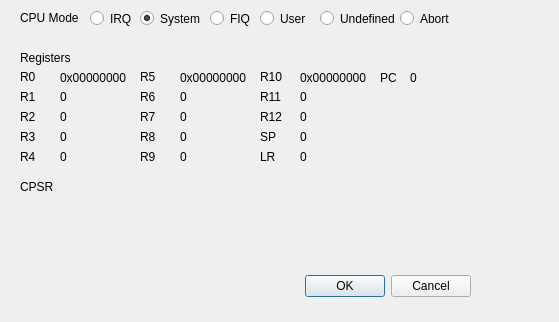
<?xml version="1.0" encoding="UTF-8"?>
<ui version="4.0">
 <class>DisassemblerWindow</class>
 <widget class="QDialog" name="DisassemblerWindow">
  <property name="geometry">
   <rect>
    <x>0</x>
    <y>0</y>
    <width>559</width>
    <height>322</height>
   </rect>
  </property>
  <property name="windowTitle">
   <string>Dialog</string>
  </property>
  <widget class="QDialogButtonBox" name="buttonBox">
   <property name="geometry">
    <rect>
     <x>130</x>
     <y>270</y>
     <width>341</width>
     <height>32</height>
    </rect>
   </property>
   <property name="orientation">
    <enum>Qt::Horizontal</enum>
   </property>
   <property name="standardButtons">
    <set>QDialogButtonBox::Cancel|QDialogButtonBox::Ok</set>
   </property>
  </widget>
  <widget class="QRadioButton" name="radioButton">
   <property name="geometry">
    <rect>
     <x>140</x>
     <y>10</y>
     <width>61</width>
     <height>17</height>
    </rect>
   </property>
   <property name="text">
    <string>System</string>
   </property>
   <property name="checked">
    <bool>true</bool>
   </property>
  </widget>
  <widget class="QRadioButton" name="radioButton_2">
   <property name="geometry">
    <rect>
     <x>90</x>
     <y>10</y>
     <width>41</width>
     <height>17</height>
    </rect>
   </property>
   <property name="text">
    <string>IRQ</string>
   </property>
  </widget>
  <widget class="QRadioButton" name="radioButton_3">
   <property name="geometry">
    <rect>
     <x>210</x>
     <y>10</y>
     <width>51</width>
     <height>17</height>
    </rect>
   </property>
   <property name="text">
    <string>FIQ</string>
   </property>
  </widget>
  <widget class="QRadioButton" name="radioButton_4">
   <property name="geometry">
    <rect>
     <x>320</x>
     <y>10</y>
     <width>82</width>
     <height>17</height>
    </rect>
   </property>
   <property name="text">
    <string>Undefined</string>
   </property>
  </widget>
  <widget class="QLabel" name="label">
   <property name="geometry">
    <rect>
     <x>20</x>
     <y>10</y>
     <width>61</width>
     <height>16</height>
    </rect>
   </property>
   <property name="text">
    <string>CPU Mode</string>
   </property>
  </widget>
  <widget class="QRadioButton" name="radioButton_5">
   <property name="geometry">
    <rect>
     <x>400</x>
     <y>10</y>
     <width>61</width>
     <height>17</height>
    </rect>
   </property>
   <property name="text">
    <string>Abort</string>
   </property>
  </widget>
  <widget class="QRadioButton" name="radioButton_6">
   <property name="geometry">
    <rect>
     <x>260</x>
     <y>10</y>
     <width>51</width>
     <height>17</height>
    </rect>
   </property>
   <property name="text">
    <string>User</string>
   </property>
  </widget>
  <widget class="QLabel" name="label_2">
   <property name="geometry">
    <rect>
     <x>20</x>
     <y>50</y>
     <width>51</width>
     <height>16</height>
    </rect>
   </property>
   <property name="text">
    <string>Registers</string>
   </property>
  </widget>
  <widget class="QLabel" name="label_3">
   <property name="geometry">
    <rect>
     <x>20</x>
     <y>70</y>
     <width>46</width>
     <height>13</height>
    </rect>
   </property>
   <property name="text">
    <string>R0</string>
   </property>
  </widget>
  <widget class="QLabel" name="label_4">
   <property name="geometry">
    <rect>
     <x>20</x>
     <y>90</y>
     <width>46</width>
     <height>13</height>
    </rect>
   </property>
   <property name="text">
    <string>R1</string>
   </property>
  </widget>
  <widget class="QLabel" name="label_5">
   <property name="geometry">
    <rect>
     <x>20</x>
     <y>110</y>
     <width>46</width>
     <height>13</height>
    </rect>
   </property>
   <property name="text">
    <string>R2</string>
   </property>
  </widget>
  <widget class="QLabel" name="label_6">
   <property name="geometry">
    <rect>
     <x>20</x>
     <y>130</y>
     <width>46</width>
     <height>13</height>
    </rect>
   </property>
   <property name="text">
    <string>R3</string>
   </property>
  </widget>
  <widget class="QLabel" name="label_7">
   <property name="geometry">
    <rect>
     <x>20</x>
     <y>150</y>
     <width>46</width>
     <height>13</height>
    </rect>
   </property>
   <property name="text">
    <string>R4</string>
   </property>
  </widget>
  <widget class="QLabel" name="label_8">
   <property name="geometry">
    <rect>
     <x>140</x>
     <y>70</y>
     <width>46</width>
     <height>13</height>
    </rect>
   </property>
   <property name="text">
    <string>R5</string>
   </property>
  </widget>
  <widget class="QLabel" name="label_9">
   <property name="geometry">
    <rect>
     <x>140</x>
     <y>90</y>
     <width>46</width>
     <height>13</height>
    </rect>
   </property>
   <property name="text">
    <string>R6</string>
   </property>
  </widget>
  <widget class="QLabel" name="label_10">
   <property name="geometry">
    <rect>
     <x>140</x>
     <y>110</y>
     <width>46</width>
     <height>13</height>
    </rect>
   </property>
   <property name="text">
    <string>R7</string>
   </property>
  </widget>
  <widget class="QLabel" name="label_11">
   <property name="geometry">
    <rect>
     <x>140</x>
     <y>130</y>
     <width>46</width>
     <height>13</height>
    </rect>
   </property>
   <property name="text">
    <string>R8</string>
   </property>
  </widget>
  <widget class="QLabel" name="label_12">
   <property name="geometry">
    <rect>
     <x>140</x>
     <y>150</y>
     <width>46</width>
     <height>13</height>
    </rect>
   </property>
   <property name="text">
    <string>R9</string>
   </property>
  </widget>
  <widget class="QLabel" name="label_13">
   <property name="geometry">
    <rect>
     <x>260</x>
     <y>70</y>
     <width>46</width>
     <height>13</height>
    </rect>
   </property>
   <property name="text">
    <string>R10</string>
   </property>
  </widget>
  <widget class="QLabel" name="label_14">
   <property name="geometry">
    <rect>
     <x>260</x>
     <y>90</y>
     <width>46</width>
     <height>13</height>
    </rect>
   </property>
   <property name="text">
    <string>R11</string>
   </property>
  </widget>
  <widget class="QLabel" name="label_15">
   <property name="geometry">
    <rect>
     <x>260</x>
     <y>110</y>
     <width>46</width>
     <height>13</height>
    </rect>
   </property>
   <property name="text">
    <string>R12</string>
   </property>
  </widget>
  <widget class="QLabel" name="label_16">
   <property name="geometry">
    <rect>
     <x>260</x>
     <y>130</y>
     <width>46</width>
     <height>13</height>
    </rect>
   </property>
   <property name="text">
    <string>SP</string>
   </property>
  </widget>
  <widget class="QLabel" name="label_17">
   <property name="geometry">
    <rect>
     <x>260</x>
     <y>150</y>
     <width>46</width>
     <height>13</height>
    </rect>
   </property>
   <property name="text">
    <string>LR</string>
   </property>
  </widget>
  <widget class="QLabel" name="label_18">
   <property name="geometry">
    <rect>
     <x>380</x>
     <y>70</y>
     <width>31</width>
     <height>16</height>
    </rect>
   </property>
   <property name="text">
    <string>PC</string>
   </property>
  </widget>
  <widget class="QLabel" name="label_r0">
   <property name="geometry">
    <rect>
     <x>60</x>
     <y>70</y>
     <width>71</width>
     <height>16</height>
    </rect>
   </property>
   <property name="text">
    <string>0x00000000</string>
   </property>
  </widget>
  <widget class="QLabel" name="label_r1">
   <property name="geometry">
    <rect>
     <x>60</x>
     <y>90</y>
     <width>46</width>
     <height>13</height>
    </rect>
   </property>
   <property name="text">
    <string>0</string>
   </property>
  </widget>
  <widget class="QLabel" name="label_r2">
   <property name="geometry">
    <rect>
     <x>60</x>
     <y>110</y>
     <width>46</width>
     <height>13</height>
    </rect>
   </property>
   <property name="text">
    <string>0</string>
   </property>
  </widget>
  <widget class="QLabel" name="label_r3">
   <property name="geometry">
    <rect>
     <x>60</x>
     <y>130</y>
     <width>46</width>
     <height>13</height>
    </rect>
   </property>
   <property name="text">
    <string>0</string>
   </property>
  </widget>
  <widget class="QLabel" name="label_r4">
   <property name="geometry">
    <rect>
     <x>60</x>
     <y>150</y>
     <width>46</width>
     <height>13</height>
    </rect>
   </property>
   <property name="text">
    <string>0</string>
   </property>
  </widget>
  <widget class="QLabel" name="label_r5">
   <property name="geometry">
    <rect>
     <x>180</x>
     <y>70</y>
     <width>71</width>
     <height>16</height>
    </rect>
   </property>
   <property name="text">
    <string>0x00000000</string>
   </property>
  </widget>
  <widget class="QLabel" name="label_r6">
   <property name="geometry">
    <rect>
     <x>180</x>
     <y>90</y>
     <width>46</width>
     <height>13</height>
    </rect>
   </property>
   <property name="text">
    <string>0</string>
   </property>
  </widget>
  <widget class="QLabel" name="label_r7">
   <property name="geometry">
    <rect>
     <x>180</x>
     <y>110</y>
     <width>46</width>
     <height>13</height>
    </rect>
   </property>
   <property name="text">
    <string>0</string>
   </property>
  </widget>
  <widget class="QLabel" name="label_r8">
   <property name="geometry">
    <rect>
     <x>180</x>
     <y>130</y>
     <width>46</width>
     <height>13</height>
    </rect>
   </property>
   <property name="text">
    <string>0</string>
   </property>
  </widget>
  <widget class="QLabel" name="label_r9">
   <property name="geometry">
    <rect>
     <x>180</x>
     <y>150</y>
     <width>46</width>
     <height>13</height>
    </rect>
   </property>
   <property name="text">
    <string>0</string>
   </property>
  </widget>
  <widget class="QLabel" name="label_r10">
   <property name="geometry">
    <rect>
     <x>300</x>
     <y>70</y>
     <width>71</width>
     <height>16</height>
    </rect>
   </property>
   <property name="text">
    <string>0x00000000</string>
   </property>
  </widget>
  <widget class="QLabel" name="label_r11">
   <property name="geometry">
    <rect>
     <x>300</x>
     <y>90</y>
     <width>46</width>
     <height>13</height>
    </rect>
   </property>
   <property name="text">
    <string>0</string>
   </property>
  </widget>
  <widget class="QLabel" name="label_r12">
   <property name="geometry">
    <rect>
     <x>300</x>
     <y>110</y>
     <width>46</width>
     <height>13</height>
    </rect>
   </property>
   <property name="text">
    <string>0</string>
   </property>
  </widget>
  <widget class="QLabel" name="label_r13">
   <property name="geometry">
    <rect>
     <x>300</x>
     <y>130</y>
     <width>46</width>
     <height>13</height>
    </rect>
   </property>
   <property name="text">
    <string>0</string>
   </property>
  </widget>
  <widget class="QLabel" name="label_r14">
   <property name="geometry">
    <rect>
     <x>300</x>
     <y>150</y>
     <width>46</width>
     <height>13</height>
    </rect>
   </property>
   <property name="text">
    <string>0</string>
   </property>
  </widget>
  <widget class="QLabel" name="label_r15">
   <property name="geometry">
    <rect>
     <x>410</x>
     <y>70</y>
     <width>61</width>
     <height>16</height>
    </rect>
   </property>
   <property name="text">
    <string>0</string>
   </property>
  </widget>
  <widget class="QLabel" name="label_19">
   <property name="geometry">
    <rect>
     <x>20</x>
     <y>180</y>
     <width>46</width>
     <height>13</height>
    </rect>
   </property>
   <property name="text">
    <string>CPSR</string>
   </property>
  </widget>
 </widget>
 <resources/>
 <connections>
  <connection>
   <sender>buttonBox</sender>
   <signal>accepted()</signal>
   <receiver>DisassemblerWindow</receiver>
   <slot>accept()</slot>
   <hints>
    <hint type="sourcelabel">
     <x>248</x>
     <y>254</y>
    </hint>
    <hint type="destinationlabel">
     <x>157</x>
     <y>274</y>
    </hint>
   </hints>
  </connection>
  <connection>
   <sender>buttonBox</sender>
   <signal>rejected()</signal>
   <receiver>DisassemblerWindow</receiver>
   <slot>reject()</slot>
   <hints>
    <hint type="sourcelabel">
     <x>316</x>
     <y>260</y>
    </hint>
    <hint type="destinationlabel">
     <x>286</x>
     <y>274</y>
    </hint>
   </hints>
  </connection>
 </connections>
</ui>
